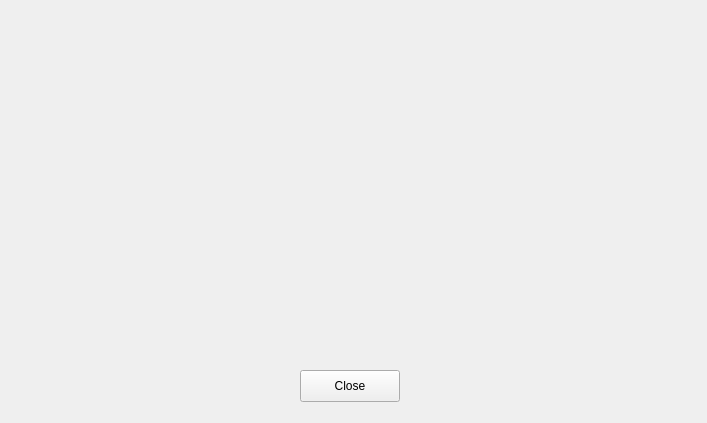
<?xml version="1.0" encoding="UTF-8"?>
<ui version="4.0">
 <class>captureForm</class>
 <widget class="QWidget" name="captureForm">
  <property name="geometry">
   <rect>
    <x>0</x>
    <y>0</y>
    <width>707</width>
    <height>423</height>
   </rect>
  </property>
  <property name="windowTitle">
   <string>Form</string>
  </property>
  <widget class="QPushButton" name="capture_close">
   <property name="geometry">
    <rect>
     <x>300</x>
     <y>370</y>
     <width>100</width>
     <height>32</height>
    </rect>
   </property>
   <property name="text">
    <string>Close</string>
   </property>
  </widget>
  <widget class="QLabel" name="capture_image">
   <property name="geometry">
    <rect>
     <x>152</x>
     <y>61</y>
     <width>400</width>
     <height>300</height>
    </rect>
   </property>
   <property name="text">
    <string/>
   </property>
   <property name="scaledContents">
    <bool>true</bool>
   </property>
  </widget>
 </widget>
 <resources/>
 <connections/>
</ui>
